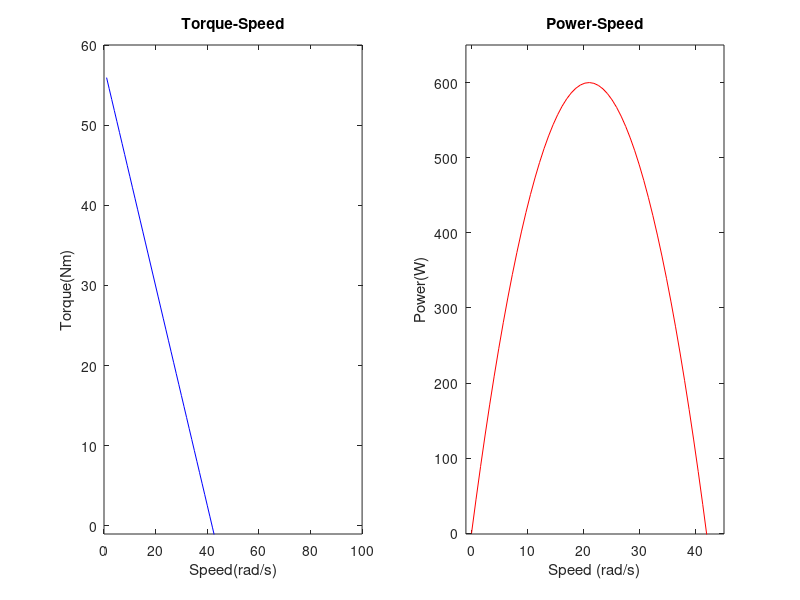

This figure's MATLAB source:

clc; 
clear all;
P_in= 600; %Input Power 
W_rpm= 400; %No Load Speed 

%Conversion from rpm to rad/s 
W_max=(2*pi*W_rpm)/60; 

%Stall Torque Calculation 
W=W_max/2; %Max Power occurs at Half No Load Speed 
T_s=P_in/(W*(1-(W/W_max)));

%Input Torque Calculation 
T_in=T_s*(1-(W/W_max)); 

fprintf('Angular Velocity %s\n', double(W_max)); %rad/s
fprintf('The stall torque is %s\n', double(T_s)); %Nm
fprintf('The input torque is %s\n', double(T_in));%Nm

subplot(1,2,1)
%first plot
%Plot of T(W) 
x1=linspace(1,100); 
%m= -(T_s/W_max); 
m= -(57.3/41.89); 
%c= T_s;
c=57.3;
y1= (m*x1)+c; 
plot(y1, 'b');
title('Torque-Speed');
ylim([-1 60]);
ylabel('Torque(Nm)');
xlabel('Speed(rad/s)');
hold on; 

%second plot for Power
subplot(1,2,2)
x=linspace(0,80);
y=-1.3677.*(x-41.89).*(x); %parabola


plot(x,y,'r');
title('Power-Speed')
xlabel('Speed (rad/s)');
ylabel('Power(W)');
xlim([-1 45]);
ylim([-1 650]);
